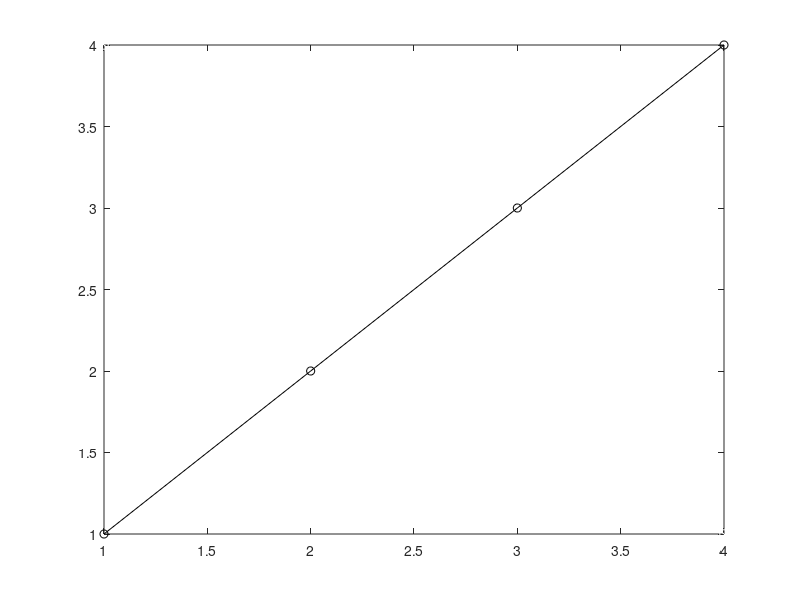

Source code (MATLAB): (Note: this script raises an error after producing the figure.)
function test_color_accessibility()
%TEST_COLOR_ACCESSIBILITY Exercise semantic color-accessibility evidence.
testsDirectory = fileparts(mfilename("fullpath"));
addpath(fullfile(fileparts(testsDirectory), "assets"));

test_distinct_native_encodings();
test_hidden_data_remains_audited();
test_legend_proxy_is_not_a_series();
test_named_segments_collapse_to_one_series();
test_reference_line_is_not_a_series();
test_continuous_color_does_not_block_categories();
test_explicit_appdata_series_identity();

fprintf("MATLAB_COLOR_ACCESSIBILITY=passed\n");
end

function test_distinct_native_encodings()
[figureHandle, axesHandle, cleanup] = test_figure();
plot(axesHandle, 1:4, [1 2 3 4], "-o", "Color", [0 0 0], ...
    "DisplayName", "Observed");
hold(axesHandle, "on");
plot(axesHandle, 1:4, [4 3 2 1], "--s", "Color", [1 1 1], ...
    "DisplayName", "Modeled");
[safe, redundant, audit] = oi_color_accessibility_audit(figureHandle);
assert(safe && redundant && audit.status == "pass" ...
    && audit.series_count == 2 && audit.palette_distinct, ...
    "Distinct native line and marker encodings must pass");
clear cleanup;
close_if_valid(figureHandle);
end

function test_hidden_data_remains_audited()
[figureHandle, axesHandle, cleanup] = test_figure();
scatter(axesHandle, [1 2], [1 2], 24, [0 0 0], "filled", ...
    "Marker", "o", "HandleVisibility", "off");
hold(axesHandle, "on");
scatter(axesHandle, [1 2], [2 1], 24, [1 1 1], "filled", ...
    "Marker", "o", "HandleVisibility", "off");
[safe, redundant, audit] = oi_color_accessibility_audit(figureHandle);
assert(~redundant && audit.status == "fail" ...
    && audit.hidden_data_count == 2 && audit.series_count == 2, ...
    "Finite HandleVisibility=off data must remain in the audit");
assert(safe, "A safe palette may be reported separately from failed redundancy");
clear cleanup;
close_if_valid(figureHandle);
end

function test_legend_proxy_is_not_a_series()
[figureHandle, axesHandle, cleanup] = test_figure();
plot(axesHandle, 1:3, [1 2 3], "-o", "Color", [0 0 0], ...
    "DisplayName", "Observed");
hold(axesHandle, "on");
plot(axesHandle, 1:3, [3 2 1], "--s", "Color", [1 1 1], ...
    "DisplayName", "Modeled");
plot(axesHandle, NaN, NaN, "-o", "Color", [0 0 0]);
[~, redundant, audit] = oi_color_accessibility_audit(figureHandle);
assert(redundant && audit.legend_proxy_count == 1 && audit.series_count == 2, ...
    "Style-only legend proxies must not become independent data series");
clear cleanup;
close_if_valid(figureHandle);
end

function test_named_segments_collapse_to_one_series()
[figureHandle, axesHandle, cleanup] = test_figure();
plot(axesHandle, [1 2], [1 2], "-o", "Color", [0 0 0], ...
    "DisplayName", "Observed");
hold(axesHandle, "on");
plot(axesHandle, [3 4], [3 4], "-o", "Color", [0 0 0], ...
    "DisplayName", "Observed");
plot(axesHandle, 1:4, [4 3 2 1], "--s", "Color", [1 1 1], ...
    "DisplayName", "Modeled");
[~, redundant, audit] = oi_color_accessibility_audit(figureHandle);
assert(redundant && audit.series_count == 2 ...
    && audit.same_series_collapsed_count == 1, ...
    "Named segments of one displayed series must collapse before comparison");
clear cleanup;
close_if_valid(figureHandle);
end

function test_reference_line_is_not_a_series()
[figureHandle, axesHandle, cleanup] = test_figure();
scatter(axesHandle, [1 2 3], [1.1 1.9 3.2], 24, [0 0 0], "filled", ...
    "Marker", "o", "DisplayName", "Paired samples");
hold(axesHandle, "on");
plot(axesHandle, [1 3], [1 3], "-o", "Color", [0 0 0], ...
    "DisplayName", "1:1 reference");
[~, redundant, audit] = oi_color_accessibility_audit(figureHandle);
assert(redundant && audit.reference_count == 1 && audit.series_count == 1, ...
    "An explicit reference line must not compete with data-series encoding");
clear cleanup;
close_if_valid(figureHandle);
end

function test_continuous_color_does_not_block_categories()
[figureHandle, axesHandle, cleanup] = test_figure();
scatter(axesHandle, [1 2 3], [3 1 2], 24, [10; 20; 30], "filled", ...
    "Marker", "o", "HandleVisibility", "off");
[safe, redundant, audit] = oi_color_accessibility_audit(figureHandle);
assert(safe && redundant && audit.status == "pass" ...
    && audit.category_status == "not-applicable" ...
    && audit.continuous_color_status == "not-evaluated" ...
    && audit.continuous_color_object_count == 1 ...
    && ~audit.visual_inspection_verified, ...
    "Continuous CData must remain pending without becoming a category failure");
clear cleanup;
close_if_valid(figureHandle);
end

function test_explicit_appdata_series_identity()
[figureHandle, axesHandle, cleanup] = test_figure();
firstSegment = plot(axesHandle, [1 2], [1 2], "-o", "Color", [0 0 0], ...
    "HandleVisibility", "off");
hold(axesHandle, "on");
secondSegment = plot(axesHandle, [3 4], [3 4], "-o", "Color", [0 0 0], ...
    "HandleVisibility", "off");
setappdata(firstSegment, "OI_ColorAccessibilityRole", "data");
setappdata(secondSegment, "OI_ColorAccessibilityRole", "data");
setappdata(firstSegment, "OI_ColorAccessibilitySeriesId", "observed");
setappdata(secondSegment, "OI_ColorAccessibilitySeriesId", "observed");
plot(axesHandle, 1:4, [4 3 2 1], "--s", "Color", [1 1 1], ...
    "DisplayName", "Modeled");
[~, redundant, audit] = oi_color_accessibility_audit(figureHandle);
assert(redundant && audit.series_count == 2 ...
    && audit.hidden_data_count == 2 ...
    && audit.same_series_collapsed_count == 1, ...
    "Explicit role and series appdata must provide traceable grouping evidence");
clear cleanup;
close_if_valid(figureHandle);
end

function [figureHandle, axesHandle, cleanup] = test_figure()
figureHandle = figure("Visible", "off", "Color", "white");
cleanup = onCleanup(@() close_if_valid(figureHandle));
axesHandle = axes("Parent", figureHandle);
end

function close_if_valid(figureHandle)
if ~isempty(figureHandle) && isgraphics(figureHandle)
    close(figureHandle);
end
end
